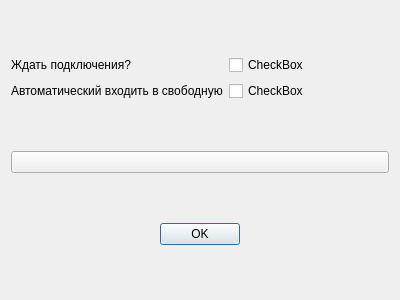
<?xml version="1.0" encoding="UTF-8"?>
<ui version="4.0">
 <class>ConnectionToRoomQuestions</class>
 <widget class="QDialog" name="ConnectionToRoomQuestions">
  <property name="geometry">
   <rect>
    <x>0</x>
    <y>0</y>
    <width>400</width>
    <height>300</height>
   </rect>
  </property>
  <property name="windowTitle">
   <string>Dialog</string>
  </property>
  <layout class="QGridLayout" name="gridLayout">
   <item row="3" column="0">
    <widget class="QPushButton" name="pushButton">
     <property name="text">
      <string/>
     </property>
    </widget>
   </item>
   <item row="4" column="0">
    <widget class="QDialogButtonBox" name="buttonBox">
     <property name="orientation">
      <enum>Qt::Horizontal</enum>
     </property>
     <property name="standardButtons">
      <set>QDialogButtonBox::Ok</set>
     </property>
     <property name="centerButtons">
      <bool>true</bool>
     </property>
    </widget>
   </item>
   <item row="2" column="0">
    <layout class="QGridLayout" name="gridLayout_2">
     <item row="0" column="1">
      <widget class="QCheckBox" name="chckBox_AgreeToWait">
       <property name="text">
        <string>CheckBox</string>
       </property>
      </widget>
     </item>
     <item row="1" column="1">
      <widget class="QCheckBox" name="chckBox_ConnectToAnyRoom">
       <property name="text">
        <string>CheckBox</string>
       </property>
      </widget>
     </item>
     <item row="0" column="0">
      <widget class="QLabel" name="lbl_AgreeToWait">
       <property name="text">
        <string>Ждать подключения?</string>
       </property>
      </widget>
     </item>
     <item row="1" column="0">
      <widget class="QLabel" name="lbl_ConnectToAnyRoom">
       <property name="text">
        <string>Автоматический входить в свободную</string>
       </property>
      </widget>
     </item>
    </layout>
   </item>
  </layout>
 </widget>
 <resources/>
 <connections>
  <connection>
   <sender>buttonBox</sender>
   <signal>accepted()</signal>
   <receiver>ConnectionToRoomQuestions</receiver>
   <slot>accept()</slot>
   <hints>
    <hint type="sourcelabel">
     <x>248</x>
     <y>254</y>
    </hint>
    <hint type="destinationlabel">
     <x>157</x>
     <y>274</y>
    </hint>
   </hints>
  </connection>
  <connection>
   <sender>buttonBox</sender>
   <signal>rejected()</signal>
   <receiver>ConnectionToRoomQuestions</receiver>
   <slot>reject()</slot>
   <hints>
    <hint type="sourcelabel">
     <x>316</x>
     <y>260</y>
    </hint>
    <hint type="destinationlabel">
     <x>286</x>
     <y>274</y>
    </hint>
   </hints>
  </connection>
 </connections>
</ui>
